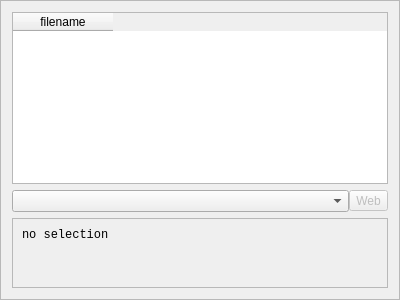
<?xml version="1.0" encoding="UTF-8"?>
<ui version="4.0">
 <class>SheetView</class>
 <widget class="QFrame" name="SheetView">
  <property name="geometry">
   <rect>
    <x>0</x>
    <y>0</y>
    <width>400</width>
    <height>300</height>
   </rect>
  </property>
  <property name="windowTitle">
   <string>Frame</string>
  </property>
  <property name="frameShape">
   <enum>QFrame::StyledPanel</enum>
  </property>
  <property name="frameShadow">
   <enum>QFrame::Raised</enum>
  </property>
  <layout class="QVBoxLayout" name="verticalLayout">
   <item>
    <widget class="QTableWidget" name="tableWidget">
     <property name="editTriggers">
      <set>QAbstractItemView::NoEditTriggers</set>
     </property>
     <property name="alternatingRowColors">
      <bool>true</bool>
     </property>
     <property name="selectionMode">
      <enum>QAbstractItemView::SingleSelection</enum>
     </property>
     <property name="selectionBehavior">
      <enum>QAbstractItemView::SelectRows</enum>
     </property>
     <property name="sortingEnabled">
      <bool>true</bool>
     </property>
     <column>
      <property name="text">
       <string>filename</string>
      </property>
     </column>
    </widget>
   </item>
   <item>
    <layout class="QHBoxLayout" name="horizontalLayout">
     <property name="spacing">
      <number>0</number>
     </property>
     <item>
      <widget class="QComboBox" name="comboBox"/>
     </item>
     <item>
      <widget class="QToolButton" name="toolButton">
       <property name="enabled">
        <bool>false</bool>
       </property>
       <property name="text">
        <string>Web</string>
       </property>
      </widget>
     </item>
    </layout>
   </item>
   <item>
    <widget class="QScrollArea" name="scrollArea">
     <property name="horizontalScrollBarPolicy">
      <enum>Qt::ScrollBarAlwaysOff</enum>
     </property>
     <property name="widgetResizable">
      <bool>true</bool>
     </property>
     <widget class="QWidget" name="scrollAreaWidgetContents">
      <property name="geometry">
       <rect>
        <x>0</x>
        <y>0</y>
        <width>378</width>
        <height>82</height>
       </rect>
      </property>
      <layout class="QVBoxLayout" name="verticalLayout_2">
       <item>
        <widget class="QLabel" name="label">
         <property name="font">
          <font>
           <family>Monospace</family>
          </font>
         </property>
         <property name="text">
          <string>no selection</string>
         </property>
         <property name="alignment">
          <set>Qt::AlignLeading|Qt::AlignLeft|Qt::AlignTop</set>
         </property>
         <property name="wordWrap">
          <bool>true</bool>
         </property>
        </widget>
       </item>
      </layout>
     </widget>
    </widget>
   </item>
  </layout>
 </widget>
 <resources/>
 <connections/>
</ui>
